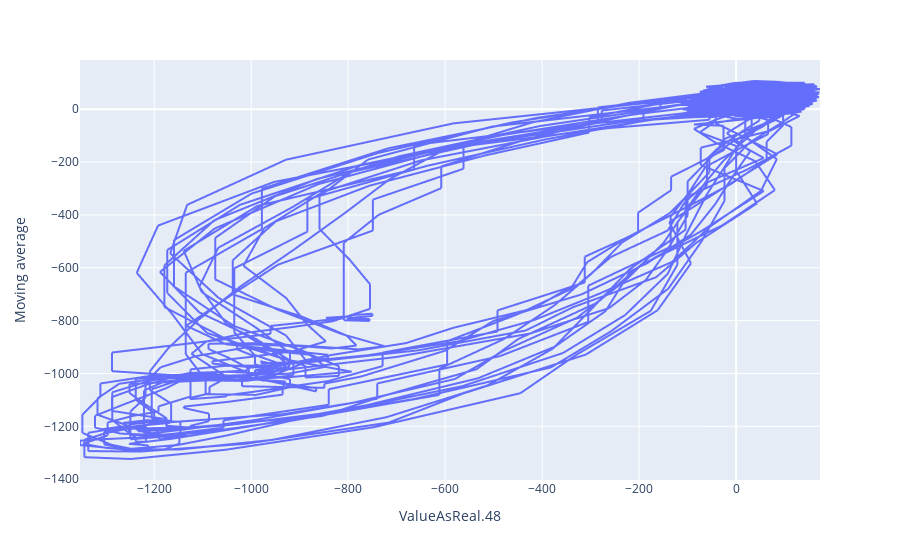

This figure's notebook cell:
### Code cell
con = sqlite3.connect('C:\Python\python_not_titanic\Pivoted_database_average.db')
cur = con.cursor
sql_data = pd.read_sql('SELECT [ValueAsReal.48], [Moving average] FROM Pivoted_database_average',con)
df = pd.DataFrame(sql_data) 

# fig = df.plot.line()
fig = px.line(df, x='ValueAsReal.48', y='Moving average')
fig.show()

### Figure 1 — Plotly figure (JSON) as saved in the notebook; plotly's stock layout.template omitted (floating-point values rounded to 4 significant figures; data arrays with more than 128 entries replaced by an {"elided": "..."} marker saying what was removed)
{"data": [{"hoverlabel": {"namelength": 0}, "hovertemplate": "ValueAsReal.48=%{x}<br>Moving average=%{y}", "legendgroup": "", "line": {"color": "#636efa", "dash": "solid"}, "mode": "lines", "name": "", "showlegend": false, "type": "scattergl", "x": {"elided": "10000 str values"}, "xaxis": "x", "y": {"elided": "10000 float values"}, "yaxis": "y"}], "layout": {"autosize": true, "dragmode": "zoom", "legend": {"tracegroupgap": 0}, "margin": {"t": 60}, "xaxis": {"anchor": "y", "autorange": true, "domain": [0, 1], "range": [-1353, 173], "showspikes": false, "title": {"text": "ValueAsReal.48"}, "type": "linear"}, "yaxis": {"anchor": "x", "autorange": true, "domain": [0, 1], "range": [-1403.0, 186.0], "showspikes": false, "title": {"text": "Moving average"}, "type": "linear"}}}
